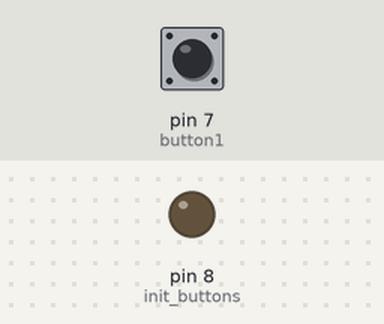
Recording of a sketch running on a simulated Arduino Uno, built with avr-gcc and run on an emulated ATmega328P. Parts: output pins drawn as LEDs (lit = HIGH). The test bench sets the inputs (shaded band); at power-on: pin 7 (button1) HIGH. What the sketch prints to the serial monitor is not drawn.

Above: at 1.2 s.
1.3 s: pin 7 (button1) pulled LOW for 0.15 s
At 1.37 s:
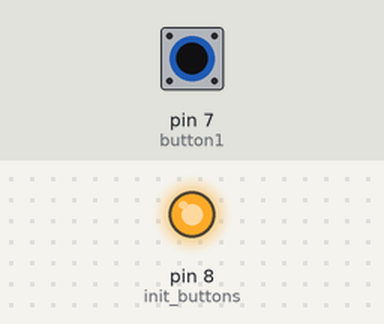
2.9 s: pin 7 (button1) pulled LOW for 3.2 s
At 6.8 s:
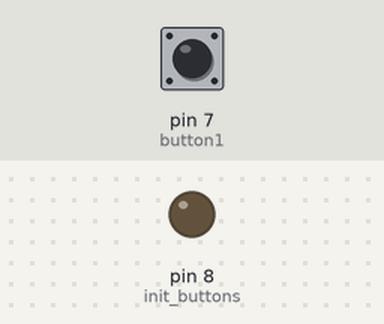
Timing chart, 0 to 8.3 s (numbered marks = the images above; inputs shaded):
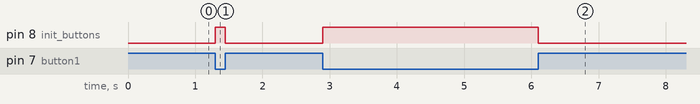

The sketch:

Projeto_Automacao.ino
```cpp
#include <JC_Button.h>
#include "module_buttons.h"

char c;
String str;
bool strInSerial;

void setup() {
  Serial.begin(9600);

  init_buttons();

  Serial.println("Started!");
}

void loop() {
  verifyButtons();
  if (Serial.available()) {
    c = Serial.read();
    str += c;
    strInSerial = true;
  } else {
    int s = str.indexOf("/strEnd");
    if (s > 0) {
      str = str.substring(0, s);
      invertPort(8); // teste
      Serial.print(str);
      str = "";
    }
  }
}
```

module_buttons.h
```cpp
Button button1(7);

void invertPort(int outPort){
  digitalWrite(outPort, !digitalRead(outPort));
}

void buttonInvertOutput(Button *bt, int outPort){
  bt->read();
  if (bt->wasPressed() || bt->wasReleased()) {
    invertPort(outPort);
  }
}

void verifyButtons(){
  buttonInvertOutput(&button1, 8);
}

void init_buttons(){
  button1.begin();
  pinMode(8, OUTPUT);
}
```

Measured:
- after the input at 1.3 s, pin 8 (init_buttons): LOW → HIGH at once, → LOW 0.15 s later
- after the input at 2.9 s, pin 8 (init_buttons): LOW → HIGH at once, → LOW 3.2 s later
